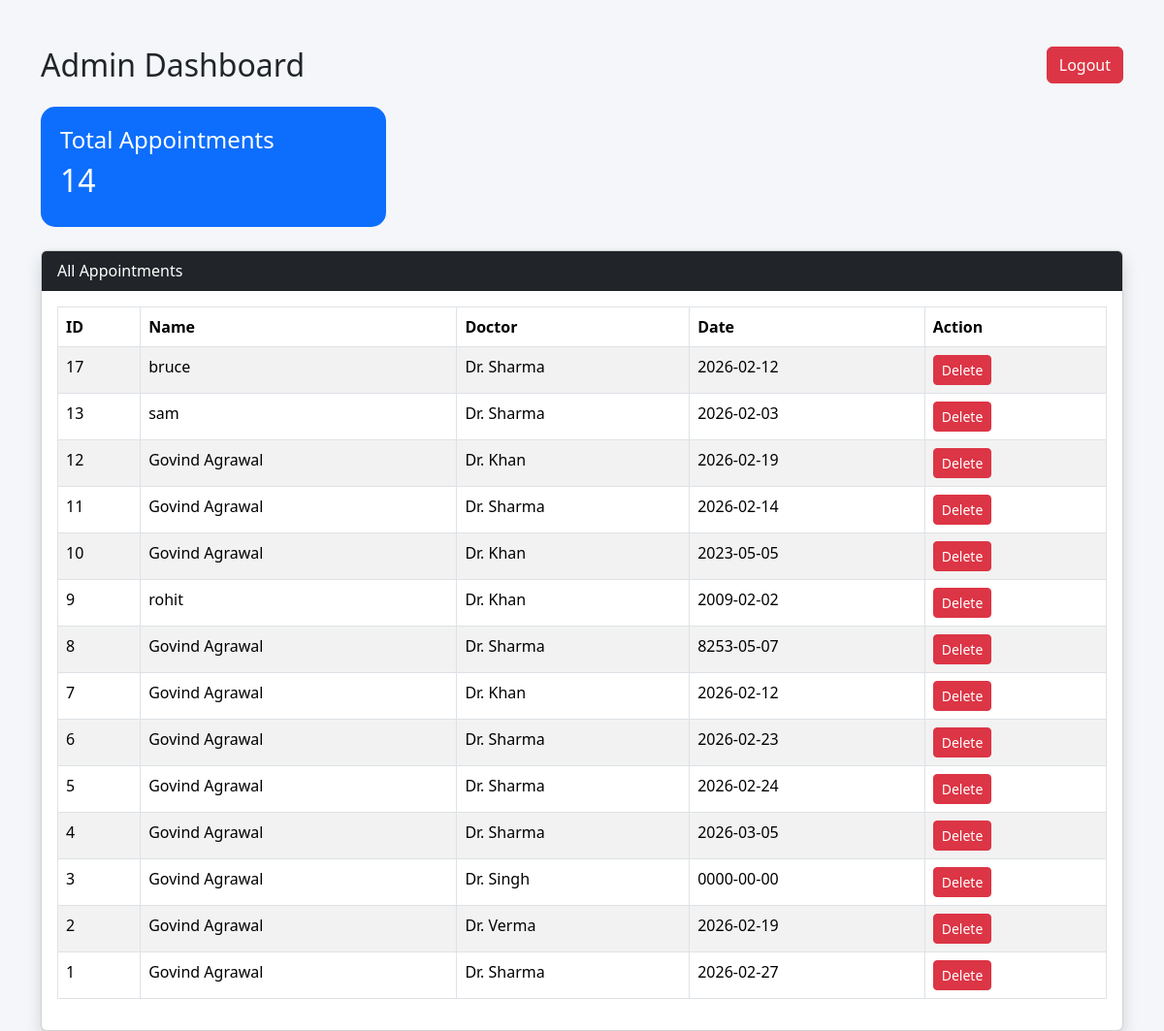
/admin_dashboard.php (signed in), run on the app's committed database.
### tables this page shows
CREATE TABLE `appointments` (
  `id` int(11) NOT NULL,
  `name` varchar(100) NOT NULL,
  `email` varchar(100) NOT NULL,
  `phone` varchar(20) NOT NULL,
  `doctor` varchar(100) NOT NULL,
  `appointment_date` date NOT NULL,
  `message` text DEFAULT NULL,
  `created_at` timestamp NOT NULL DEFAULT current_timestamp()
);

### admin_dashboard.php (the view, shortened to what this page needs)
<?php
include("config.php");
$totalQuery = "SELECT COUNT(*) as total FROM Appointments";
$totalResult = mysqli_query($conn, $totalQuery);
$totalRow = mysqli_fetch_assoc($totalResult);
$totalAppointments = $totalRow['total'];
?>
<!DOCTYPE html>
<html>
<head>
<link href="https://cdn.jsdelivr.net/npm/bootstrap@5.3.2/dist/css/bootstrap.min.css" rel="stylesheet">
</head>
<body>
<div class="container mt-5">
<h2 class="mb-4">
    Admin Dashboard
    <a href="logout.php" class="btn btn-danger float-end">Logout</a>
</h2>
<div class="row mb-4">
<div class="col-md-4">
<div class="card-box bg-primary">
<h4>Total Appointments</h4>
<h2><?php echo $totalAppointments; ?></h2>
</div>
</div>
</div>
<div class="card shadow">
<div class="card-header bg-dark text-white">
All Appointments
</div>
<div class="card-body">
<table class="table table-bordered table-striped">
<thead>
<tr>
<th>ID</th>
<th>Name</th>
<th>Doctor</th>
<th>Date</th>
<th>Action</th>
</tr>
</thead>
<tbody>
<?php
$query = "SELECT * FROM Appointments ORDER BY id DESC";
$result = mysqli_query($conn, $query);
while($row = mysqli_fetch_assoc($result)){
?>
<tr>
<td><?php echo $row['id']; ?></td>
<td><?php echo $row['name']; ?></td>
<td><?php echo $row['doctor']; ?></td>
<td><?php echo $row['appointment_date']; ?></td>
<td>
<a href="delete.php?id=<?php echo $row['id']; ?>"
class="btn btn-danger btn-sm"
onclick="return confirm('Are you sure?')">
Delete
</a>
</td>
</tr>
<?php } ?>
</tbody>
</table>
</div>
</div>
</div>
</body>
</html>

### admin_dashboard.php (style rules this page uses)
body { background:#f4f6f9; }
.card-box { border-radius:15px; color:white; padding:20px; }

### data on the page
appointments: id "17", name "bruce", doctor "Dr. Sharma", appointment_date "2026-02-12"
appointments: id "13", name "sam", doctor "Dr. Sharma", appointment_date "2026-02-03"
appointments: id "12", name "Govind Agrawal", doctor "Dr. Khan", appointment_date "2026-02-19"
appointments: id "11", name "Govind Agrawal", doctor "Dr. Sharma", appointment_date "2026-02-14"
appointments: id "10", name "Govind Agrawal", doctor "Dr. Khan", appointment_date "2023-05-05"
appointments: id "9", name "rohit", doctor "Dr. Khan", appointment_date "2009-02-02"
appointments: id "8", name "Govind Agrawal", doctor "Dr. Sharma", appointment_date "8253-05-07"
appointments: id "7", name "Govind Agrawal", doctor "Dr. Khan", appointment_date "2026-02-12"
appointments: id "6", name "Govind Agrawal", doctor "Dr. Sharma", appointment_date "2026-02-23"
appointments: id "5", name "Govind Agrawal", doctor "Dr. Sharma", appointment_date "2026-02-24"
appointments: id "4", name "Govind Agrawal", doctor "Dr. Sharma", appointment_date "2026-03-05"
appointments: id "3", name "Govind Agrawal", doctor "Dr. Singh", appointment_date "0000-00-00"
appointments: id "2", name "Govind Agrawal", doctor "Dr. Verma", appointment_date "2026-02-19"
appointments: id "1", name "Govind Agrawal", doctor "Dr. Sharma", appointment_date "2026-02-27"

### other printed values
$totalAppointments "14"
